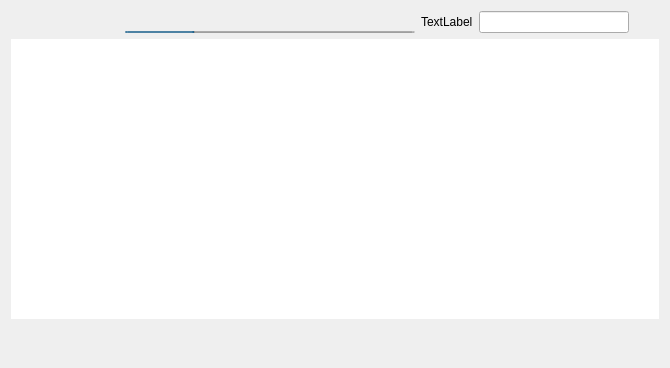
<?xml version="1.0" encoding="UTF-8"?>
<ui version="4.0">
 <class>MainWindow</class>
 <widget class="QMainWindow" name="MainWindow">
  <property name="geometry">
   <rect>
    <x>0</x>
    <y>0</y>
    <width>670</width>
    <height>368</height>
   </rect>
  </property>
  <property name="windowTitle">
   <string>QVkPlayer</string>
  </property>
  <property name="windowIcon">
   <iconset resource="icons.qrc">
    <normaloff>:/dark/icons/Music-icon.png</normaloff>:/dark/icons/Music-icon.png</iconset>
  </property>
  <widget class="QWidget" name="centralWidget">
   <layout class="QVBoxLayout" name="verticalLayout">
    <item>
     <layout class="QHBoxLayout" name="horizontalLayout">
      <item>
       <widget class="QPushButton" name="prevButton">
        <property name="maximumSize">
         <size>
          <width>32</width>
          <height>32</height>
         </size>
        </property>
        <property name="autoFillBackground">
         <bool>true</bool>
        </property>
        <property name="text">
         <string/>
        </property>
        <property name="icon">
         <iconset resource="icons.qrc">
          <normaloff>:/dark/icons/dark/gtk-media-next-rtl.png</normaloff>:/dark/icons/dark/gtk-media-next-rtl.png</iconset>
        </property>
        <property name="iconSize">
         <size>
          <width>20</width>
          <height>20</height>
         </size>
        </property>
        <property name="flat">
         <bool>true</bool>
        </property>
       </widget>
      </item>
      <item>
       <widget class="QPushButton" name="tooglePlayingButton">
        <property name="maximumSize">
         <size>
          <width>32</width>
          <height>32</height>
         </size>
        </property>
        <property name="autoFillBackground">
         <bool>true</bool>
        </property>
        <property name="text">
         <string/>
        </property>
        <property name="icon">
         <iconset resource="icons.qrc">
          <normaloff>:/dark/icons/dark/gtk-media-play-ltr.png</normaloff>:/dark/icons/dark/gtk-media-play-ltr.png</iconset>
        </property>
        <property name="iconSize">
         <size>
          <width>40</width>
          <height>40</height>
         </size>
        </property>
        <property name="flat">
         <bool>true</bool>
        </property>
       </widget>
      </item>
      <item>
       <widget class="QPushButton" name="nextButton">
        <property name="maximumSize">
         <size>
          <width>32</width>
          <height>32</height>
         </size>
        </property>
        <property name="autoFillBackground">
         <bool>true</bool>
        </property>
        <property name="text">
         <string/>
        </property>
        <property name="icon">
         <iconset resource="icons.qrc">
          <normaloff>:/dark/icons/dark/gtk-media-next-ltr.png</normaloff>:/dark/icons/dark/gtk-media-next-ltr.png</iconset>
        </property>
        <property name="iconSize">
         <size>
          <width>20</width>
          <height>20</height>
         </size>
        </property>
        <property name="checkable">
         <bool>false</bool>
        </property>
        <property name="flat">
         <bool>true</bool>
        </property>
       </widget>
      </item>
      <item>
       <layout class="QVBoxLayout" name="verticalLayout_2">
        <property name="spacing">
         <number>0</number>
        </property>
        <property name="rightMargin">
         <number>0</number>
        </property>
        <item>
         <widget class="Phonon::SeekSlider" name="seekSlider"/>
        </item>
        <item>
         <widget class="QProgressBar" name="progressBar">
          <property name="maximumSize">
           <size>
            <width>16777215</width>
            <height>2</height>
           </size>
          </property>
          <property name="value">
           <number>24</number>
          </property>
          <property name="textVisible">
           <bool>false</bool>
          </property>
         </widget>
        </item>
       </layout>
      </item>
      <item>
       <widget class="QLabel" name="showTime">
        <property name="text">
         <string>TextLabel</string>
        </property>
       </widget>
      </item>
      <item>
       <widget class="QLineEdit" name="lineEdit">
        <property name="maximumSize">
         <size>
          <width>150</width>
          <height>25</height>
         </size>
        </property>
       </widget>
      </item>
      <item>
       <widget class="QPushButton" name="toolButton">
        <property name="maximumSize">
         <size>
          <width>24</width>
          <height>24</height>
         </size>
        </property>
        <property name="autoFillBackground">
         <bool>false</bool>
        </property>
        <property name="styleSheet">
         <string notr="true">QToolButton::menu-indicator { image: none; }</string>
        </property>
        <property name="text">
         <string/>
        </property>
        <property name="icon">
         <iconset resource="icons.qrc">
          <normaloff>:/dark/icons/dark/gear.png</normaloff>:/dark/icons/dark/gear.png</iconset>
        </property>
        <property name="iconSize">
         <size>
          <width>24</width>
          <height>24</height>
         </size>
        </property>
        <property name="flat">
         <bool>true</bool>
        </property>
       </widget>
      </item>
     </layout>
    </item>
    <item>
     <layout class="QHBoxLayout" name="horizontalLayout_2">
      <item>
       <widget class="QTableWidget" name="musicWidget">
        <property name="frameShape">
         <enum>QFrame::NoFrame</enum>
        </property>
        <property name="tabKeyNavigation">
         <bool>false</bool>
        </property>
        <property name="selectionMode">
         <enum>QAbstractItemView::SingleSelection</enum>
        </property>
        <property name="selectionBehavior">
         <enum>QAbstractItemView::SelectRows</enum>
        </property>
        <property name="verticalScrollMode">
         <enum>QAbstractItemView::ScrollPerPixel</enum>
        </property>
        <property name="showGrid">
         <bool>false</bool>
        </property>
        <property name="gridStyle">
         <enum>Qt::NoPen</enum>
        </property>
        <attribute name="verticalHeaderVisible">
         <bool>false</bool>
        </attribute>
        <attribute name="verticalHeaderHighlightSections">
         <bool>true</bool>
        </attribute>
       </widget>
      </item>
     </layout>
    </item>
    <item>
     <layout class="QHBoxLayout" name="horizontalLayout_3">
      <property name="rightMargin">
       <number>0</number>
      </property>
      <property name="bottomMargin">
       <number>0</number>
      </property>
      <item>
       <widget class="QPushButton" name="shuffButton">
        <property name="minimumSize">
         <size>
          <width>32</width>
          <height>32</height>
         </size>
        </property>
        <property name="maximumSize">
         <size>
          <width>32</width>
          <height>32</height>
         </size>
        </property>
        <property name="text">
         <string/>
        </property>
        <property name="icon">
         <iconset resource="icons.qrc">
          <normaloff>:/dark/icons/dark/shuffle.png</normaloff>:/dark/icons/dark/shuffle.png</iconset>
        </property>
        <property name="iconSize">
         <size>
          <width>32</width>
          <height>32</height>
         </size>
        </property>
        <property name="checkable">
         <bool>true</bool>
        </property>
        <property name="flat">
         <bool>true</bool>
        </property>
       </widget>
      </item>
      <item>
       <widget class="QPushButton" name="loopButton">
        <property name="minimumSize">
         <size>
          <width>32</width>
          <height>32</height>
         </size>
        </property>
        <property name="maximumSize">
         <size>
          <width>32</width>
          <height>32</height>
         </size>
        </property>
        <property name="text">
         <string/>
        </property>
        <property name="icon">
         <iconset resource="icons.qrc">
          <normaloff>:/dark/icons/dark/repeat.png</normaloff>:/dark/icons/dark/repeat.png</iconset>
        </property>
        <property name="iconSize">
         <size>
          <width>32</width>
          <height>32</height>
         </size>
        </property>
        <property name="checkable">
         <bool>true</bool>
        </property>
        <property name="flat">
         <bool>true</bool>
        </property>
       </widget>
      </item>
      <item>
       <spacer name="horizontalSpacer">
        <property name="orientation">
         <enum>Qt::Horizontal</enum>
        </property>
        <property name="sizeHint" stdset="0">
         <size>
          <width>40</width>
          <height>20</height>
         </size>
        </property>
       </spacer>
      </item>
      <item>
       <widget class="Phonon::VolumeSlider" name="volumeSlider">
        <property name="maximumSize">
         <size>
          <width>200</width>
          <height>30</height>
         </size>
        </property>
       </widget>
      </item>
     </layout>
    </item>
   </layout>
  </widget>
  <action name="actionLogin">
   <property name="text">
    <string>Login</string>
   </property>
  </action>
 </widget>
 <layoutdefault spacing="6" margin="11"/>
 <customwidgets>
  <customwidget>
   <class>Phonon::SeekSlider</class>
   <extends>QWidget</extends>
   <header location="global">phonon/seekslider.h</header>
  </customwidget>
  <customwidget>
   <class>Phonon::VolumeSlider</class>
   <extends>QWidget</extends>
   <header location="global">phonon/volumeslider.h</header>
  </customwidget>
 </customwidgets>
 <resources>
  <include location="icons.qrc"/>
 </resources>
 <connections/>
</ui>
